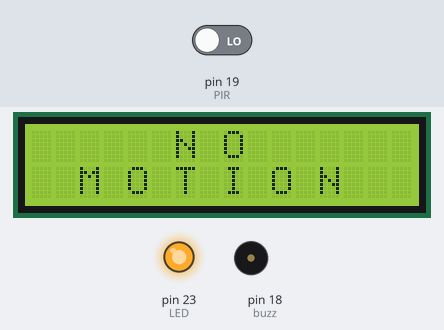
A sketch run on a simulated Arduino Mega 2560, built with avr-gcc and run on an emulated ATmega2560. On the bench: 16×2 character LCD, output pins drawn as LEDs (lit = HIGH), buzzer (waves = sounding, pin HIGH). The test bench sets the inputs (shaded band); at power-on: pin 19 (PIR) LOW.

Above: at 1.2 s.
1.3 s: pin 19 (PIR) driven HIGH
At 2.5 s:
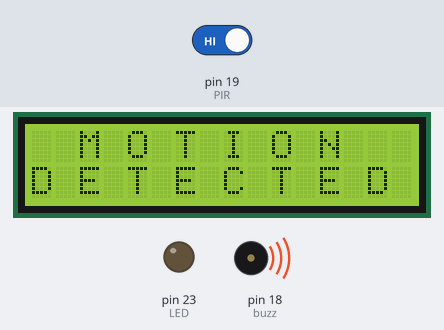
At 4.2 s:
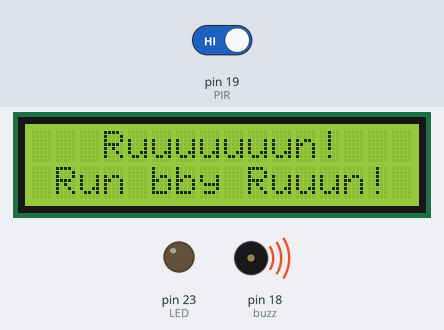
4.4 s: pin 19 (PIR) driven LOW
At 6.0 s:
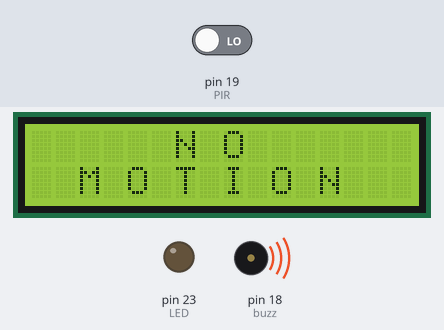
Timing chart, 0 to 7.7 s (numbered marks = the images above; inputs shaded):
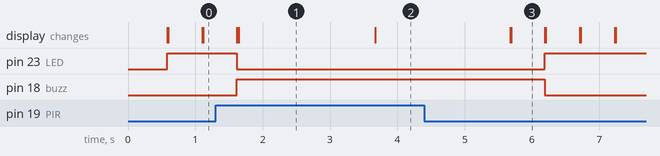

The sketch:

Lab_Challenge_2.ino
```cpp
#include <LiquidCrystal_I2C.h> // Library for LCD
LiquidCrystal_I2C lcd(0x3E, 16, 2); // I2C address 0x27, 16 column and 2 rows

void setup() {
    pinMode(19,INPUT); // PIR
    pinMode(23, OUTPUT); //LED
    pinMode(21, OUTPUT); // lcd
    pinMode(18, OUTPUT); // buzz

    lcd.begin(); //initialize the lcd
    lcd.backlight(); //open the backlight

}

void loop() {

  // lcd.clear();
  // lcd.setCursor(2, 0);
  // lcd.print("G D S C 2023");
  // lcd.setCursor(1, 1);
  // lcd.print("C H A M P I O N");
  // delay(5000) ;
  // lcd.clear();
  // lcd.setCursor(2, 0);
  // lcd.print("T E A M ");
  // lcd.setCursor(1, 1);
  // lcd.print("TAMBAYAYONG");
  // delay(2000) ;

  int mySensorState = 0;
  mySensorState = digitalRead(19);
  if (mySensorState == HIGH)
  {
    digitalWrite(18, HIGH);
    // tone(18, 500, 300);
    // delay(100);
    // delay(200);
    digitalWrite(23, LOW);
    lcd.clear();                 // clear display
    lcd.setCursor(2, 0);         // move cursor to   (0, 0)
    lcd.print("M O T I O N");        // print message at (0, 0)
    lcd.setCursor(0, 1);         // move cursor to   (2, 1)
    lcd.print("D E T E C T E D"); // print message at (2, 1)
    delay(2000);                 // display the above for two seconds

    lcd.clear();                  // clear display
    lcd.setCursor(3, 0);          // move cursor to   (3, 0)
    lcd.print("Ruuuuuuun!");        // print message at (3, 0)
    lcd.setCursor(1, 1);          // move cursor to   (0, 1)
    lcd.print("Run bby Ruuun!"); // print message at (0, 1)
    delay(2000);                  // display the above for two seconds
    lcd.clear();

  }
  else
  {
    // lcd.clear();                 // clear display
    lcd.setCursor(6, 0);         // move cursor to   (0, 0)
    lcd.print("N O");        // print message at (0, 0)
    lcd.setCursor(2, 1);         // move cursor to   (0, 0)
    lcd.print("M O T I O N");        // print message at (0, 0)
    delay(500);
    lcd.clear();
    digitalWrite(18, LOW);
    digitalWrite(23, HIGH);
  }
}
```

Measured:
- after the input at 1.3 s, pin 23 (LED): HIGH → LOW after 0.32 s; pin 18 (buzz): LOW → HIGH after 0.32 s; the display: first differs from a run without the input after 0.35 s (image 1)
- after the input at 4.4 s, pin 23 (LED): LOW → HIGH after 1.8 s; pin 18 (buzz): HIGH → LOW after 1.8 s; the display: first differs from a run without the input after 1.3 s (image 3)
- what the display in image 1 shows lasts 2.1 s, from 1.6 s to 3.7 s
- what the display in image 3 shows lasts 0.5 s, from 5.7 s to 6.2 s
